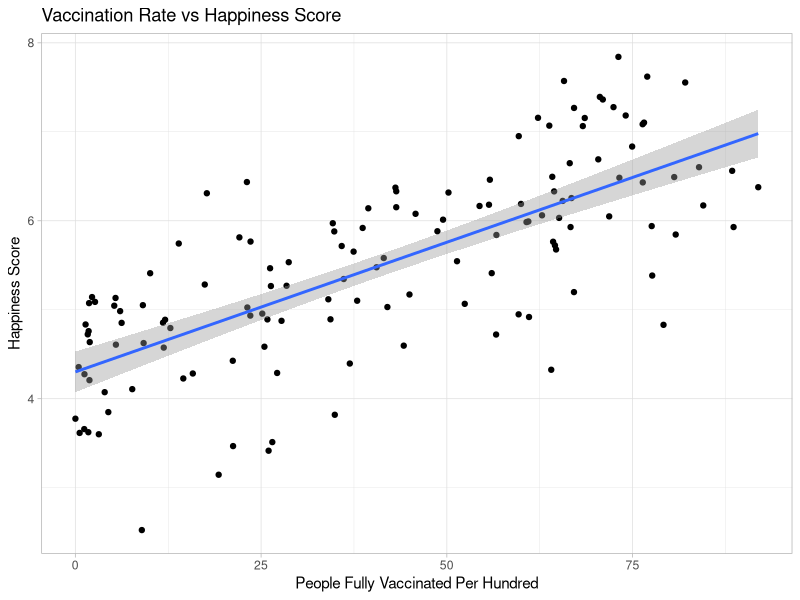

Recreate this plot in R.
## ---- chunk 1
library("ggplot2")
library("dplyr")
## ---- chunk 2
vacci_happiness = read.csv("data/vacci_happiness.csv")
## ---- chunk 3
ggplot(vacci_happiness, aes(x = people_fully_vaccinated_per_hundred, y = Ladder.score)) +
    geom_point() +
    geom_smooth(method = "lm") +
    ggtitle("Vaccination Rate vs Happiness Score") +
    xlab("People Fully Vaccinated Per Hundred") +
    ylab("Happiness Score") +
    theme_light()
